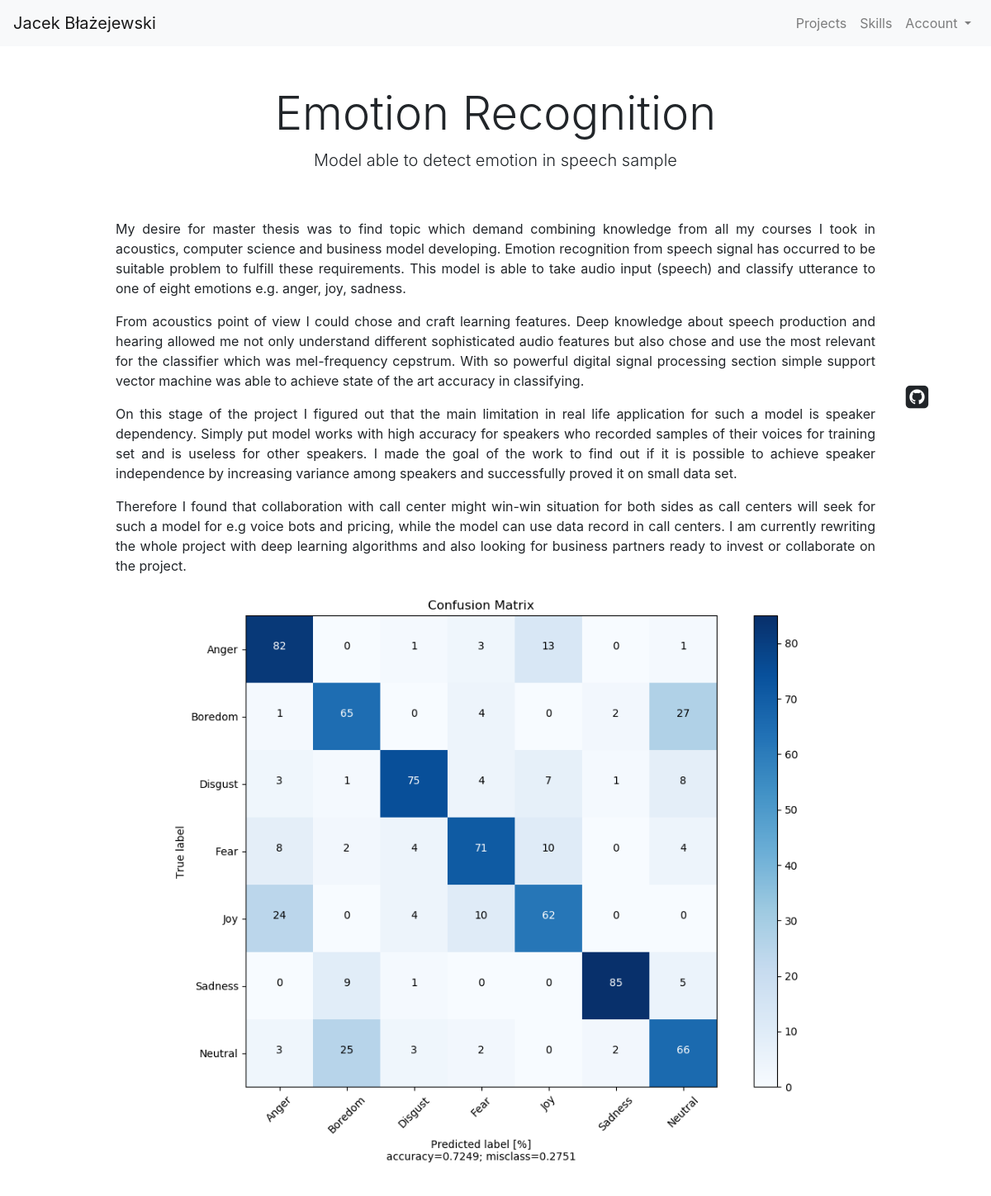
Screenshot of /article/2/ with the database file from the repository.
### website/models.py (models this page shows, shortened)
class Tab(models.Model):
    name = models.CharField(max_length=50, default='tab')
    def __str__(self):
        return self.name

class Article(models.Model):
    tab = models.ForeignKey(Tab, on_delete=models.CASCADE)
    title = models.CharField(max_length=40, default='title')
    lead = models.CharField(max_length=200, default='lead')
    article_text = RichTextUploadingField(blank=True, null=True)
    link = models.URLField(max_length=200, blank=True)

class ArticleImage(models.Model):
    article = models.ForeignKey(Article, related_name='images', on_delete=models.CASCADE)
    name = models.CharField(max_length=30, unique=True)
    description = models.CharField(max_length=100, blank=True)
    photo = models.ImageField(upload_to='articles', default='photo')

### website/views.py (the view)
# urls.py: path('article/<int:pk>/', views.ArticleDetail.as_view(), name='article_detail'),
class ArticleDetail(generic.DetailView):
    model = Article
    template_name = 'website/article_detail.html'
    def get_context_data(self, **kwargs):
        context = super().get_context_data(**kwargs)
        self.article_id = get_object_or_404(Article, id=self.kwargs['pk'])
        context['images'] = ArticleImage.objects.filter(article=self.article_id)
        return context

### website/context_processors.py (called while the page is built)
def add_variable_to_context(request):
    return {
        'tabs': Tab.objects.all()
    }

### website/templates/website/article_detail.html (shortened to what this page needs)
{% extends 'website/base.html' %}
{% load static %}
{% block content %}
<div class="pricing-header px-3 py-3 pt-md-5 pb-md-4 mx-auto text-center">
    <h1 class="display-4">{{article.title}}</h1>
    <p class="lead">{{article.lead}}</p>
</div>
<div class="container">
    <div class="row">
        <div class="col">
        </div>
        <div class="col-10">
            <p class="text-justify">{{article.article_text | safe}}</p>
        </div>
        <div class="col align-self-center">
            <a href="{{article.link}}" target="_blank">
                <i class="fa fa-fw fa-2x fa-github-square valign-middle" style="color: #212529"></i>
            </a>
        </div>
    </div>
</div>
<div class="container">
    <div class="row">
        <div class="col">
        </div>
        <div class="col-10 text-center">
            {%for image in images %}
            <img src="/media/{{image.photo}}" class="img-fluid">
            <br><br><br>
            {% endfor %}
        </div>
        <div class="col align-self-center">
        </div>
    </div>
</div>
{% endblock %}

### website/templates/website/base.html (shortened to what this page needs)
{% load static %}
<!doctype html>
<html lang="en">
<head>
    <link rel="stylesheet" href="https://stackpath.bootstrapcdn.com/bootstrap/4.1.3/css/bootstrap.min.css"
>
    <link rel="stylesheet" href="{% static 'website/style.css' %}">
    <link rel="stylesheet" href="https://cdnjs.cloudflare.com/ajax/libs/font-awesome/4.7.0/css/font-awesome.min.css">
</head>
<body>
<nav class="navbar navbar-expand-lg navbar-light bg-light">
    <a class="navbar-brand" href="{% url 'website:index' %}">Jacek Błażejewski</a>
    <div class="collapse navbar-collapse" id="navbarSupportedContent">
        <ul class="navbar-nav ml-auto">
            {% for tab in tabs %}
            <li class="nav-item">
                <a class="nav-link" href="{% url 'website:tab_detail' tab.id %}">{{tab}}</a>
            </li>
            {% endfor %}
            {% if not request.user.is_authenticated%}
            <li class="nav-item dropdown">
                <a class="nav-link dropdown-toggle" href="#" id="navbarDropdown" role="button" data-toggle="dropdown"
                   aria-haspopup="true" aria-expanded="false">
                    Account
                </a>
            </li>
                {% endif %}
        </ul>
    </div>
</nav>
{% block content %}
{% endblock %}
</body>
</html>

### rows the page displays
Tab: name "Projects"
Tab: name "Skills"
Article: title "Emotion Recognition", lead "Model able to detect emotion in speech sample", article_text "My desire for master thesis was to find topic which demand combining knowledge from all my courses I took in acoustics, computer science and business model developing. Emotion recognition from speech signal has occurred to be suitable problem to fulfill these requirements. This model is able to take audio input (speech) and classify utterance to one of eight emotions e.g. anger, joy, sadness. From acoustics point of view I could chose and craft learning features. Deep knowledge about speech production and hearing allowed me not only understand different sophisticated audio features but also chose and use the most relevant for the classifier which was mel-frequency cepstrum. With so powerful…"
ArticleImage: photo (picture)
